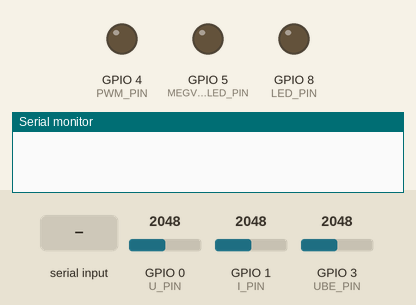
Recording of a sketch running on a simulated ESP32-C3. On the bench: output pins drawn as LEDs (lit = HIGH), the last lines printed to the serial monitor. Inputs (shaded band) come from the test bench; at power-on: GPIO 0 (U_PIN) = 2048, GPIO 1 (I_PIN) = 2048, GPIO 3 (UBE_PIN) = 2048 (analog values on the 0–4095 scale).

Above: at 3.2 s.
3.3 s: "s" received over Serial
At 3.6 s:
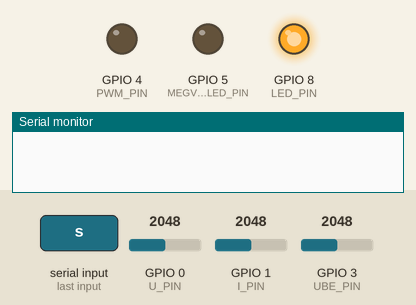
At 4.9 s:
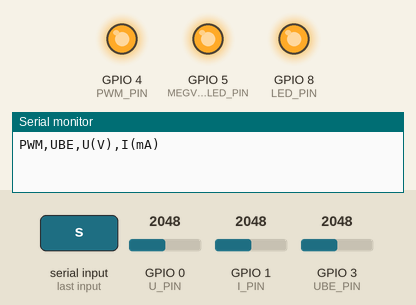
Timing chart, 0 to 9.5 s (numbered marks = the images above; inputs shaded):
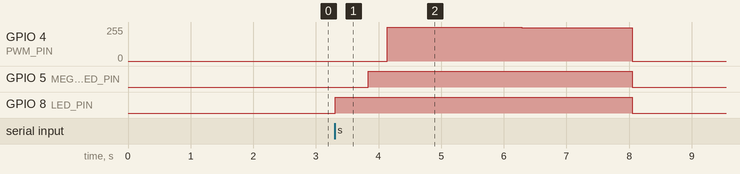

Measured:
- after the input at 3.3 s, GPIO 4 (PWM_PIN): 0/255 → 255/255 after 0.84 s, → 253/255 0.98 s later, → 252/255 0.59 s later, → 251/255 0.59 s later, … (7 changes in this stretch); GPIO 5 (MEGVILAGITO_LED_PIN): LOW → HIGH after 0.53 s, → LOW 4.2 s later; GPIO 8 (LED_PIN): LOW → HIGH at once, → LOW 4.7 s later

The sketch:

supermininapelem.ino
```cpp
/*
  ESP32-C3 Super Mini – Intelligens 30 pontos automatikus tartománykereső terhelésmérés
  Hardver: MCP602 transzimpedancia-váltó (220 Ohm), +bemenet eltolva 22k/2.2k osztóval.
  Tranzisztoros (BC547) söntöléssel.
  Kimenet (Soros port, 115200 baud):
    PWM,UBE,U(V),I(mA)
*/

#include <Arduino.h>

// ======================== Lábkiosztás ========================
const uint8_t PWM_PIN   = 4;
const uint8_t U_PIN     = 0;  // GPIO 0: Cella feszültség U(V)
const uint8_t I_PIN     = 1;  // GPIO 1: Áram mérése az MCP602-ről
const uint8_t UBE_PIN   = 3;  // GPIO 3: BC547 bázis-emitter feszültség UBE

const uint8_t LED_PIN              = 8;  // Beépített állapotjelző LED GPIO8
const uint8_t MEGVILAGITO_LED_PIN  = 5;  // Megvilágító LED kapcsolása, aktív HIGH

// ======================== Mérési paraméterek ========================
const byte RESZLETES_MINTAK_SZAMA = 200; // Átlagolás a végleges pontos méréshez
const byte GYORS_MINTAK_SZAMA     = 32;  // Kevesebb minta elegendő a határkereséshez

const unsigned long BEALLASI_IDO_MS      = 500;  // Beállási idő a részletes pontok között
const unsigned long GYORS_BEALLASI_IDO_MS = 80;   // Gyors beállási idő az előméréshez

const byte GYORS_PWM_LEPES = 5;
const byte RESZLETES_PONTOK_MAX = 30; // Pontosan 30 releváns pontra korlátozva

// Határérték arányok a hasznos tartomány levágásához
const float FELSO_HATAR_FESZULTSEG_ARANY = 0.10;
const float ALSO_HATAR_ARAM_ARANY        = 0.03;

// Globális változó a dinamikus nullpont eltolásnak (PWM=0-nál kalibrálva)
float dinamikus_offset_V = 0.340;
const float IU_ELLENALLAS_OHM = 220.0;//A transzimpedancia-ellenállás 220 Ω
// ======================== PWM beállítások ========================
const uint32_t PWM_FREKVENCIA_HZ = 5000;
const uint8_t PWM_FELBONTAS_BIT  = 8;

struct Meres {
  float u_V;
  float ube_V;
  float aram_mA;
};

// ======================== Függvények ========================

float feszultsegMerese(uint8_t pin, uint16_t mintakSzama) {
  uint32_t osszeg_mV = 0;
  analogReadMilliVolts(pin); // Első mérés eldobása a belső kondenzátor kisütéséhez
  delayMicroseconds(50);

  for (uint16_t i = 0; i < mintakSzama; i++) {
    osszeg_mV += analogReadMilliVolts(pin);
    delayMicroseconds(30);
  }
  return (osszeg_mV / (float)mintakSzama) / 1000.0;
}

void terhelesKikapcsolasa() {
  ledcWrite(PWM_PIN, 0);
}

Meres cellaMerese(uint16_t mintakSzama) {
  Meres adat;
  adat.u_V   = feszultsegMerese(U_PIN, mintakSzama);
  adat.ube_V = feszultsegMerese(UBE_PIN, mintakSzama);

  float i_nyers_volt = feszultsegMerese(I_PIN, mintakSzama);
  float i_korrigalt_volt = i_nyers_volt - dinamikus_offset_V;

  if (i_korrigalt_volt < 0.0) i_korrigalt_volt = 0.0;
 adat.aram_mA =(i_korrigalt_volt / IU_ELLENALLAS_OHM) * 1000.0;

  return adat;
}

void adatKiirasa(int pwm, float ube_V, float u_V, float aram_mA) {
  // Pontos kért sorrend: PWM, UBE, U(V), I(mA)
  Serial.print(pwm);
  Serial.print(',');
  Serial.print(ube_V, 3);
  Serial.print(',');
  Serial.print(u_V, 3);
  Serial.print(',');
  Serial.println(aram_mA, 3);
}

/*
  Gyors előmérés a tranzisztor hasznos vezérlési tartományának feltérképezésére.
*/
void pwmHatarokKeresese(int &pwmFelsoHatar, int &pwmAlsoHatar) {
  terhelesKikapcsolasa();
  delay(300);
  float uresjarasiFeszultsegV = feszultsegMerese(U_PIN, GYORS_MINTAK_SZAMA);

  ledcWrite(PWM_PIN, 255);
  delay(300);
  float nyers_volt = feszultsegMerese(I_PIN, GYORS_MINTAK_SZAMA);
  float rovidzarasiAramMilliAmper = max(0.0f, nyers_volt - dinamikus_offset_V);

  float felsoFeszultsegKuszobV = uresjarasiFeszultsegV * FELSO_HATAR_FESZULTSEG_ARANY;
  float alsoAramKuszobMilliAmper = rovidzarasiAramMilliAmper * ALSO_HATAR_ARAM_ARANY;

  pwmFelsoHatar = 255;
  pwmAlsoHatar = 0;
  bool felsoHatarMegvan = false;

  for (int pwmErtek = 255; pwmErtek >= 0; pwmErtek -= GYORS_PWM_LEPES) {
    ledcWrite(PWM_PIN, pwmErtek);
    delay(GYORS_BEALLASI_IDO_MS);

    float cellaFeszultsegV = feszultsegMerese(U_PIN, GYORS_MINTAK_SZAMA);
    float nyers_i = feszultsegMerese(I_PIN, GYORS_MINTAK_SZAMA);
    float cellaAramMilliAmper = max(0.0f, nyers_i - dinamikus_offset_V);

    if (!felsoHatarMegvan && cellaFeszultsegV >= felsoFeszultsegKuszobV) {
      pwmFelsoHatar = min(255, pwmErtek + GYORS_PWM_LEPES);
      felsoHatarMegvan = true;
    }

    if (felsoHatarMegvan && cellaAramMilliAmper <= alsoAramKuszobMilliAmper) {
      pwmAlsoHatar = max(0, pwmErtek - GYORS_PWM_LEPES);
      break;
    }
  }

  if (pwmFelsoHatar <= pwmAlsoHatar) {
    pwmFelsoHatar = 255;
    pwmAlsoHatar = 0;
  }
}

void meresiSorozatVegrehajtasa() {
  digitalWrite(LED_PIN, HIGH);
  terhelesKikapcsolasa();
  delay(500);

  // --- AUTOMATIKUS OFFSET KALIBRÁCIÓ (PWM = 0) ---
  dinamikus_offset_V = feszultsegMerese(I_PIN, RESZLETES_MINTAK_SZAMA);

  // Az ofszetmérés után kapcsoljuk be a megvilágítást.
  digitalWrite(MEGVILAGITO_LED_PIN, HIGH);

  // Előmérés indítása a határok megállapításához
  int pwmFelsoHatar;
  int pwmAlsoHatar;
  pwmHatarokKeresese(pwmFelsoHatar, pwmAlsoHatar);

  int pwmTartomany = pwmFelsoHatar - pwmAlsoHatar;
  byte meresiPontokSzama = min(int(RESZLETES_PONTOK_MAX), pwmTartomany + 1);

  // Fejléc kiírása
  Serial.println("PWM,UBE,U(V),I(mA)");

  // Részletes mérés végrehajtása pontosan a kiszámolt releváns tartományon (max 30 pont)
  for (byte pont = 0; pont < meresiPontokSzama; pont++) {

    // Elosztjuk a 30 pontot egyenletesen a hasznos PWM tartományban
    int pwmErtek = pwmFelsoHatar - (long(pont) * pwmTartomany + (meresiPontokSzama - 1) / 2) / (meresiPontokSzama - 1);

    ledcWrite(PWM_PIN, pwmErtek);
    delay(BEALLASI_IDO_MS);

    Meres terhelt = cellaMerese(RESZLETES_MINTAK_SZAMA);
    terhelesKikapcsolasa();

    // Kiírás a kért formátumban: PWM, UBE, U(V), I(mA)
    adatKiirasa(pwmErtek, terhelt.ube_V, terhelt.u_V, terhelt.aram_mA);
  }

  terhelesKikapcsolasa();
  digitalWrite(MEGVILAGITO_LED_PIN, LOW);
  digitalWrite(LED_PIN, LOW);
}

// ======================== Setup & Loop ========================

void setup() {
  Serial.begin(115200);
  delay(2000);

  pinMode(LED_PIN, OUTPUT);
  digitalWrite(LED_PIN, LOW);

  pinMode(MEGVILAGITO_LED_PIN, OUTPUT);
  digitalWrite(MEGVILAGITO_LED_PIN, LOW);

  analogReadResolution(12);
  analogSetPinAttenuation(U_PIN,   ADC_11db);
  analogSetPinAttenuation(I_PIN,   ADC_11db);
  analogSetPinAttenuation(UBE_PIN, ADC_11db);

  bool pwmSikeres = ledcAttach(PWM_PIN, PWM_FREKVENCIA_HZ, PWM_FELBONTAS_BIT);
  if (!pwmSikeres) {
    while (true) {
      digitalWrite(LED_PIN, !digitalRead(LED_PIN));
      delay(500);
    }
  }

  ledcWrite(PWM_PIN, 0);
}

void loop() {
  if (Serial.available() > 0) {
    char c = Serial.read();
    if (c == 's' || c == 'S') {
      meresiSorozatVegrehajtasa();
    }
  }
  delay(10);
}
```
